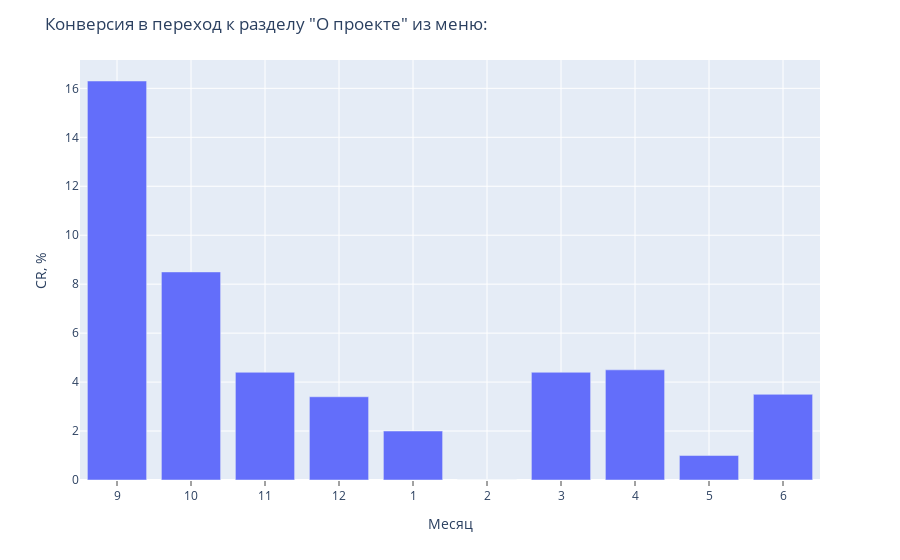
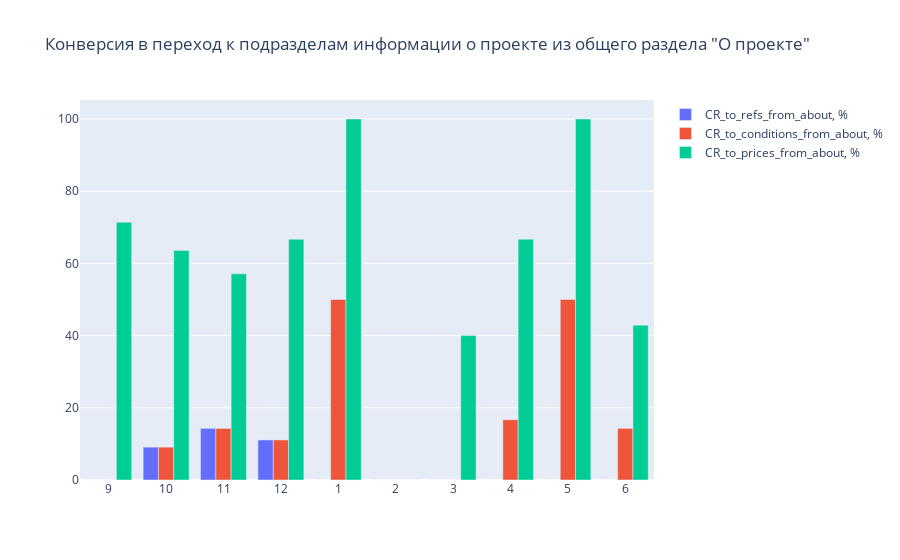

Notebook cell for these charts, in order:
### Markdown cell above
# Анализ конверсии раздела **"О проекте"**

**Вопрос данного раздела**: как много пользователей просматривают раздел "О проекте" и его подразделы?

### Code cell
msg_unique_by_month = messages.groupby(['month', 'msg_code']) \
                              .agg({'user_id':'nunique'}) \
                              .pivot_table('user_id', index='msg_code', columns='month') \
                              .fillna(0) \
                              .astype('int')

msg_unique_by_month = msg_unique_by_month.drop(columns = 7)
msg_unique_by_month = msg_unique_by_month.drop(index = ['other', 'keyboard_beginning'])
msg_unique_by_month = msg_unique_by_month[[9, 10, 11, 12, 1, 2, 3, 4, 5, 6]]

msg_unique_about = msg_unique_by_month.loc[['keyboard_about', 'keyboard_conditions', 'keyboard_prices', 'keyboard_refs']]
msg_unique_about.loc['all_users'] = all_users.sum()

print('Количество уникальных пользователей по типу сообщения и месяцу в разделе "О проекте":')
display(msg_unique_about)

CR_menu_from_about_by_unique = msg_unique_about.loc['keyboard_about'] / msg_unique_about.loc['all_users']
CR_refs_from_about_by_unique = msg_unique_about.loc['keyboard_refs'] / msg_unique_about.loc['keyboard_about']
CR_cond_from_about_by_unique = msg_unique_about.loc['keyboard_conditions'] / msg_unique_about.loc['keyboard_about']
CR_price_from_about_by_unique = msg_unique_about.loc['keyboard_prices'] / msg_unique_about.loc['keyboard_about']


CR_to_about = pd.DataFrame([CR_menu_from_about_by_unique*100, CR_refs_from_about_by_unique*100,
                            CR_cond_from_about_by_unique*100, CR_price_from_about_by_unique*100]) \
                            .round(1).fillna(0)

CR_to_about.index = ['CR_to_about, %', 'CR_to_refs_from_about, %', 
                     'CR_to_conditions_from_about, %', 'CR_to_prices_from_about, %']

fig = px.bar(pd.DataFrame(CR_to_about.loc['CR_to_about, %']))
fig.update_xaxes(type='category', showgrid=True, ticks="outside", title_text='Месяц')
fig.update_yaxes(title_text='CR, %')
fig.update_layout(title_text='Конверсия в переход к разделу "О проекте" из меню:', 
                  showlegend=False)
fig.show("svg")

fig2 = go.Figure(data=[
    go.Bar(name=CR_to_about.index[1], x=CR_to_about.columns, y=CR_to_about.values[1]),
    go.Bar(name=CR_to_about.index[2], x=CR_to_about.columns, y=CR_to_about.values[2]),
    go.Bar(name=CR_to_about.index[3], x=CR_to_about.columns, y=CR_to_about.values[3]),
    ])
fig2.update_xaxes(type='category')
fig2.update_layout(barmode='group', 
                   title_text = 'Конверсия в переход к подразделам информации о проекте из общего раздела "О проекте"')
fig2.show("svg")

### Figure 1 — Plotly figure (JSON) as saved in the notebook; plotly's stock layout.template omitted (floating-point values rounded to 4 significant figures)
{"data": [{"alignmentgroup": "True", "hovertemplate": "variable=CR_to_about, %<br>month=%{x}<br>value=%{y}<extra></extra>", "legendgroup": "CR_to_about, %", "marker": {"color": "#636efa", "pattern": {"shape": ""}}, "name": "CR_to_about, %", "offsetgroup": "CR_to_about, %", "orientation": "v", "showlegend": true, "textposition": "auto", "type": "bar", "x": [9, 10, 11, 12, 1, 2, 3, 4, 5, 6], "xaxis": "x", "y": [16.3, 8.5, 4.4, 3.4, 2, 0, 4.4, 4.5, 1, 3.5], "yaxis": "y"}], "layout": {"barmode": "relative", "legend": {"title": {"text": "variable"}, "tracegroupgap": 0}, "margin": {"t": 60}, "showlegend": false, "title": {"text": "Конверсия в переход к разделу \"О проекте\" из меню:"}, "xaxis": {"anchor": "y", "domain": [0, 1], "showgrid": true, "ticks": "outside", "title": {"text": "Месяц"}, "type": "category"}, "yaxis": {"anchor": "x", "domain": [0, 1], "title": {"text": "CR, %"}}}}

### Figure 2 — Plotly figure (JSON) as saved in the notebook; plotly's stock layout.template omitted (floating-point values rounded to 4 significant figures)
{"data": [{"name": "CR_to_refs_from_about, %", "type": "bar", "x": [9, 10, 11, 12, 1, 2, 3, 4, 5, 6], "y": [0, 9.1, 14.3, 11.1, 0, 0, 0, 0, 0, 0]}, {"name": "CR_to_conditions_from_about, %", "type": "bar", "x": [9, 10, 11, 12, 1, 2, 3, 4, 5, 6], "y": [0, 9.1, 14.3, 11.1, 50, 0, 0, 16.7, 50, 14.3]}, {"name": "CR_to_prices_from_about, %", "type": "bar", "x": [9, 10, 11, 12, 1, 2, 3, 4, 5, 6], "y": [71.4, 63.6, 57.1, 66.7, 100, 0, 40, 66.7, 100, 42.9]}], "layout": {"barmode": "group", "title": {"text": "Конверсия в переход к подразделам информации о проекте из общего раздела \"О проекте\""}, "xaxis": {"type": "category"}}}
